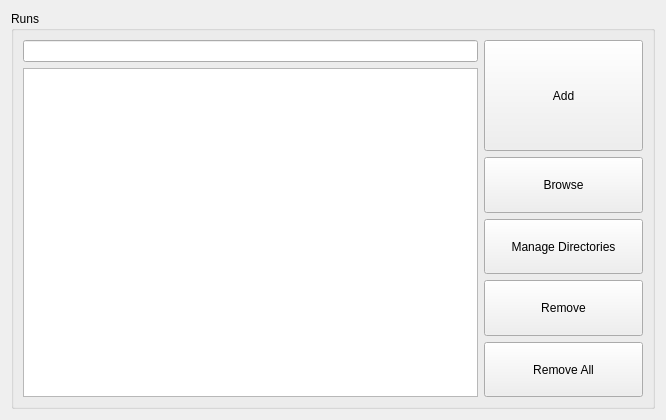
<?xml version="1.0" encoding="UTF-8"?>
<ui version="4.0">
 <class>RunSelectorWidget</class>
 <widget class="QWidget" name="RunSelectorWidget">
  <property name="geometry">
   <rect>
    <x>0</x>
    <y>0</y>
    <width>666</width>
    <height>420</height>
   </rect>
  </property>
  <property name="windowTitle">
   <string>Form</string>
  </property>
  <layout class="QGridLayout" name="gridLayout">
   <item row="0" column="0">
    <widget class="QGroupBox" name="runsGroup">
     <property name="title">
      <string>Runs</string>
     </property>
     <layout class="QHBoxLayout" name="horizontalLayout">
      <item>
       <layout class="QVBoxLayout" name="verticalLayout">
        <item>
         <widget class="QLineEdit" name="runLineEdit"/>
        </item>
        <item>
         <widget class="QListView" name="runList"/>
        </item>
       </layout>
      </item>
      <item>
       <layout class="QVBoxLayout" name="controls">
        <property name="sizeConstraint">
         <enum>QLayout::SetMaximumSize</enum>
        </property>
        <item>
         <widget class="QPushButton" name="addRunButton">
          <property name="sizePolicy">
           <sizepolicy hsizetype="Minimum" vsizetype="Expanding">
            <horstretch>0</horstretch>
            <verstretch>2</verstretch>
           </sizepolicy>
          </property>
          <property name="minimumSize">
           <size>
            <width>159</width>
            <height>36</height>
           </size>
          </property>
          <property name="text">
           <string>Add</string>
          </property>
         </widget>
        </item>
        <item>
         <widget class="QPushButton" name="browseFileButton">
          <property name="sizePolicy">
           <sizepolicy hsizetype="Minimum" vsizetype="Expanding">
            <horstretch>0</horstretch>
            <verstretch>1</verstretch>
           </sizepolicy>
          </property>
          <property name="minimumSize">
           <size>
            <width>159</width>
            <height>36</height>
           </size>
          </property>
          <property name="text">
           <string>Browse</string>
          </property>
         </widget>
        </item>
        <item>
         <widget class="QPushButton" name="manageDirectoriesButton">
          <property name="sizePolicy">
           <sizepolicy hsizetype="Minimum" vsizetype="Expanding">
            <horstretch>0</horstretch>
            <verstretch>1</verstretch>
           </sizepolicy>
          </property>
          <property name="minimumSize">
           <size>
            <width>159</width>
            <height>36</height>
           </size>
          </property>
          <property name="text">
           <string>Manage Directories</string>
          </property>
         </widget>
        </item>
        <item>
         <widget class="QPushButton" name="removeRunButton">
          <property name="sizePolicy">
           <sizepolicy hsizetype="Preferred" vsizetype="Expanding">
            <horstretch>0</horstretch>
            <verstretch>1</verstretch>
           </sizepolicy>
          </property>
          <property name="minimumSize">
           <size>
            <width>159</width>
            <height>36</height>
           </size>
          </property>
          <property name="text">
           <string>Remove</string>
          </property>
         </widget>
        </item>
        <item>
         <widget class="QPushButton" name="removeAllRunsButton">
          <property name="sizePolicy">
           <sizepolicy hsizetype="Minimum" vsizetype="Expanding">
            <horstretch>0</horstretch>
            <verstretch>1</verstretch>
           </sizepolicy>
          </property>
          <property name="minimumSize">
           <size>
            <width>159</width>
            <height>36</height>
           </size>
          </property>
          <property name="text">
           <string>Remove All</string>
          </property>
         </widget>
        </item>
       </layout>
      </item>
     </layout>
    </widget>
   </item>
  </layout>
 </widget>
 <resources/>
 <connections/>
</ui>
